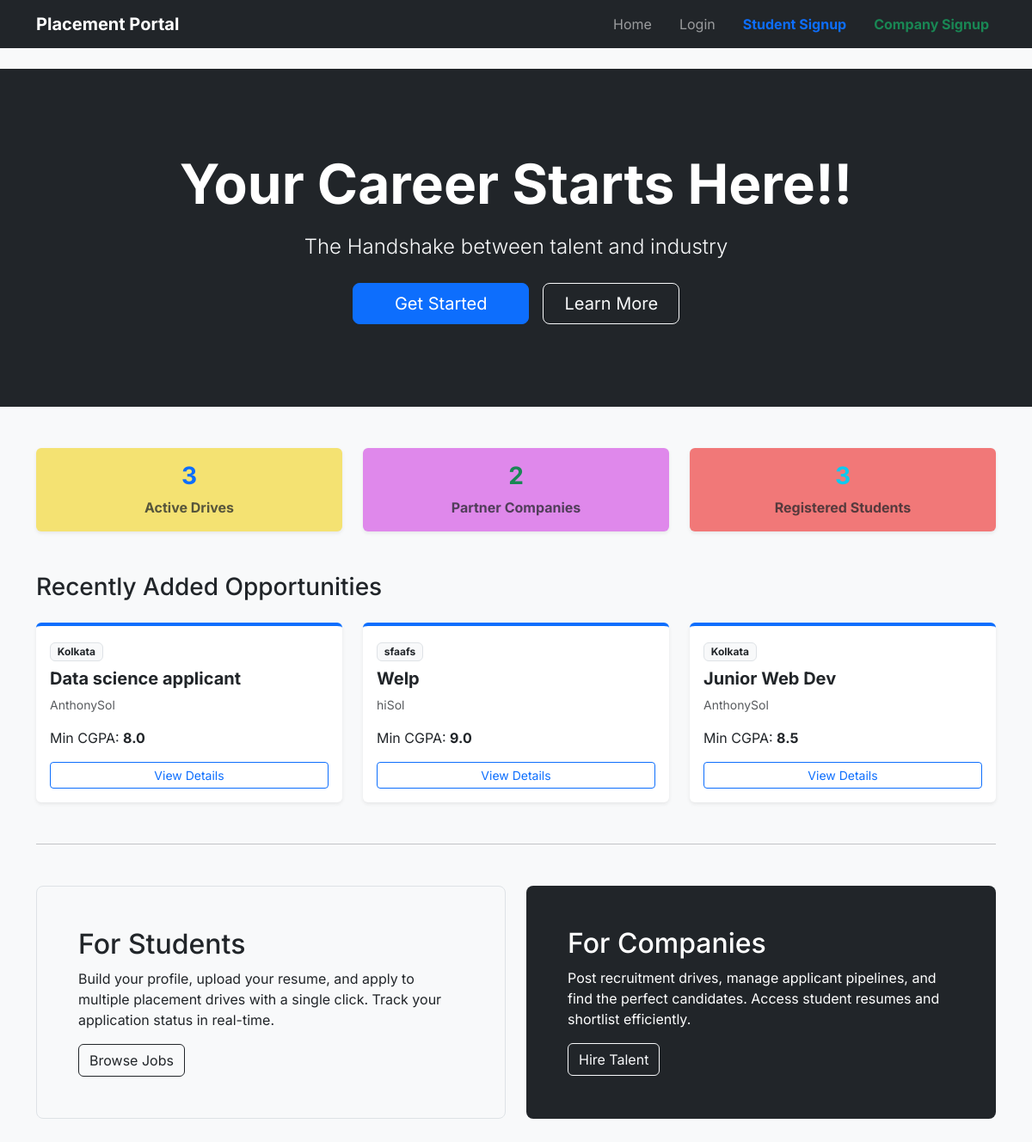
Before: / with the older database file.
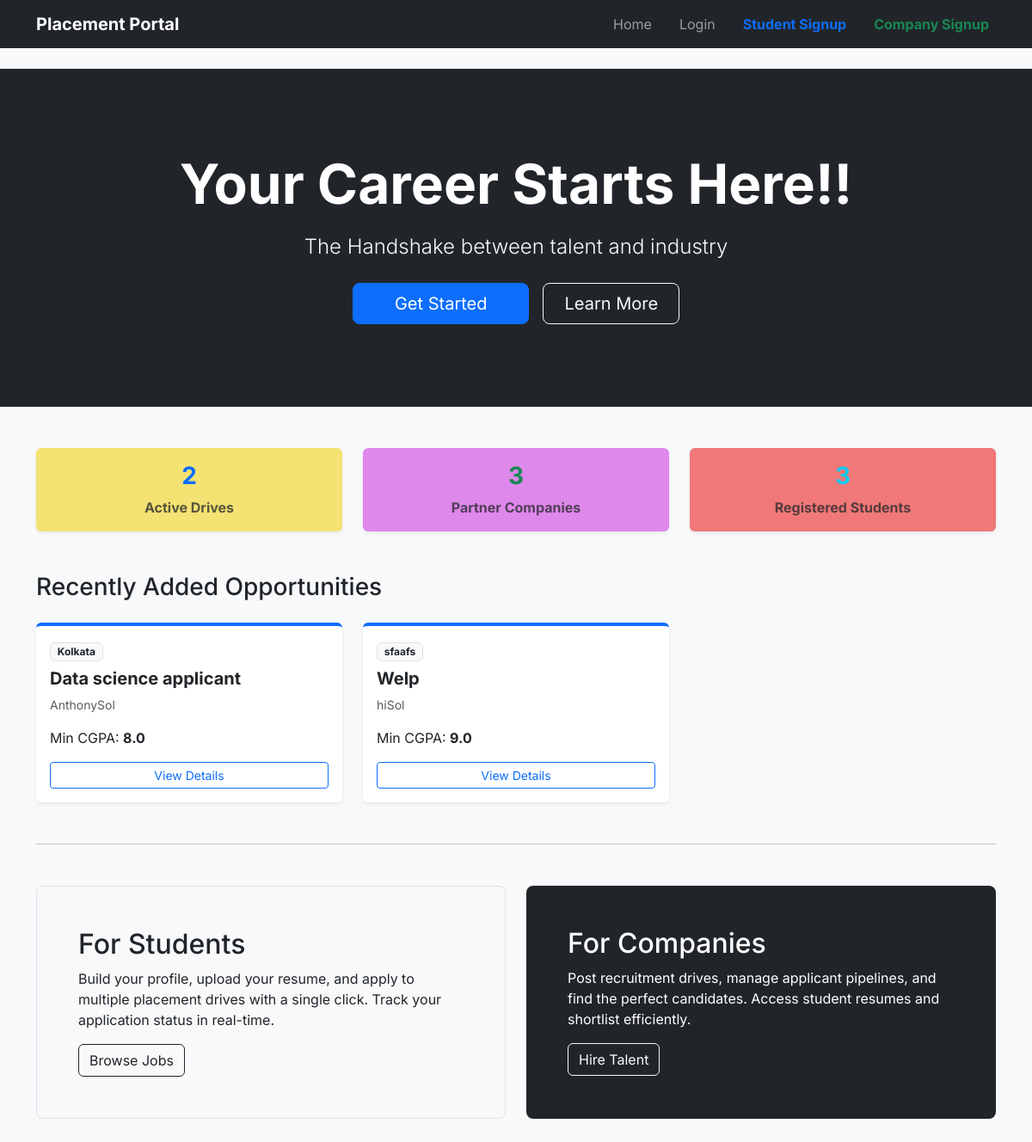
After: the same page with the newer database file.
### application/models.py (models this page shows)
class PlacementDrive(db.Model):
    __tablename__="placement_drives"
    id=db.Column(db.Integer(),primary_key=True)
    company_id=db.Column(db.Integer(),db.ForeignKey("companies.id"),nullable=False)
    job_title=db.Column(db.String(200),nullable=False)
    job_description=db.Column(db.Text(),nullable=False)
    job_location=db.Column(db.String(200),nullable=False)
    eligibility_CGPA=db.Column(db.Float(),nullable=False)
    eligibility_criteria_others=db.Column(db.Text(),nullable=True)
    deadline=db.Column(db.DateTime(),nullable=False)
    status=db.Column(db.String(30),default='Pending') #Pending, Approved, Denied or Closed. Will be done by Admin
    allowed_branches=db.Column(db.Text(),nullable=False)
    allowed_years=db.Column(db.Text(),nullable=False)
    created_at=db.Column(db.DateTime(),default=datetime.now)
    company=db.relationship("Company",back_populates="drives") #Child side
    applications=db.relationship("Application",back_populates="drive",cascade="all,delete-orphan") #Parent side

class Company(db.Model):
    __tablename__="companies"
    id=db.Column(db.Integer(),primary_key=True)
    user_id=db.Column(db.Integer(),db.ForeignKey("users.id"),nullable=False)
    company_name=db.Column(db.String(200),nullable=False)
    hr_name=db.Column(db.String(100),nullable=True)
    hr_contact=db.Column(db.String(100),nullable=True)
    website=db.Column(db.String(200),nullable=True)
    is_approved=db.Column(db.Boolean(),default=False) # Until Admin toggles this on the company wont be approved and wont be shown in dashboard
    user=db.relationship("User",back_populates="company") #Child side
    drives=db.relationship("PlacementDrive",back_populates="company",cascade="all,delete-orphan") #Parent side

### application/controllers.py (the view)
@app.route('/')
def index():
    stats={
        'active_drives':PlacementDrive.query.filter_by(status='Approved').count(),
        'companies':Company.query.count(),
        'students':Student.query.count(),
        'applications':Application.query.count()
    }
    featured_drives=PlacementDrive.query.filter_by(status='Approved').order_by(PlacementDrive.created_at.desc()).limit(3).all()
    return render_template('index.html',stats=stats,featured_drives=featured_drives)

### templates/index.html
{% extends 'base.html' %}
{% block content %}
<div class="bg-dark text-white py-5 mb-5">
    <div class="container py-5 text-center">
        <h1 class="display-3 fw-bold mb-3">Your Career Starts Here!!</h1>
        <p class="lead mb-4 fs-4 text-light">The Handshake between talent and industry</p>
        <div class="d-flex justify-content-center gap-3">
            <a href="{{ url_for('register_student') }}" class="btn btn-primary btn-lg px-5">Get Started</a>
            <a href="#about" class="btn btn-outline-light btn-lg px-4">Learn More</a>
        </div>
    </div>
</div>
<div class="container">
    <div class="row text-center mb-5 mt-n5">
        <div class="col-md-4">
            <div class="card shadow-sm border-0 py-3" style="background-color: rgb(244, 226, 114);">
                <h3 class="text-primary fw-bold">{{ stats.active_drives }}</h3>
                <p class="text-muted mb-0 fw-bold">Active Drives</p>
            </div>
        </div>
        <div class="col-md-4">
            <div class="card shadow-sm border-0 py-3" style="background-color: rgb(223, 136, 235);">
                <h3 class="text-success fw-bold">{{ stats.companies }}</h3>
                <p class="text-muted mb-0 fw-bold">Partner Companies</p>
            </div>
        </div>
        <div class="col-md-4">
            <div class="card shadow-sm border-0 py-3" style="background-color: rgb(241, 120, 120);">
                <h3 class="text-info fw-bold">{{ stats.students }}</h3>
                <p class="text-muted mb-0 fw-bold">Registered Students</p>
            </div>
        </div>
    </div>
    <div class="mb-5">
        <h3 class="mb-4">Recently Added Opportunities</h3>
        <div class="row g-4">
            {% for drive in featured_drives %}
            <div class="col-md-4">
                <div class="card h-100 shadow-sm border-0 border-top border-primary border-4">
                    <div class="card-body">
                        <span class="badge bg-light text-dark mb-2 border">{{ drive.job_location }}</span>
                        <h5 class="card-title fw-bold">{{ drive.job_title }}</h5>
                        <p class="text-muted small mb-3">{{ drive.company.company_name }}</p>
                        <p class="card-text text-truncate" style="max-width: 100%;">
                            Min CGPA: <strong>{{ drive.eligibility_CGPA }}</strong>
                        </p>
                        <a href="{{ url_for('view_drive', drive_id=drive.id) }}" class="btn btn-sm btn-outline-primary w-100">View Details</a>
                    </div>
                </div>
            </div>
            {% else %}
            <div class="col-12 text-center text-muted">
                <p>New opportunities are added every day...Stay tuned</p>
            </div>
            {% endfor %}
        </div>
    </div>
    <hr class="my-5">
    <div id="about" class="row g-4 mb-5">
        <div class="col-md-6">
            <div class="p-5 bg-light border rounded-3 h-100">
                <h2>For Students</h2>
                <p>Build your profile, upload your resume, and apply to multiple placement drives with a single click. Track your application status in real-time.</p>
                <a href="{{ url_for('login') }}" class="btn btn-outline-dark">Browse Jobs</a>
            </div>
        </div>
        <div class="col-md-6">
            <div class="p-5 text-white bg-dark rounded-3 h-100">
                <h2>For Companies</h2>
                <p>Post recruitment drives, manage applicant pipelines, and find the perfect candidates. Access student resumes and shortlist efficiently.</p>
                <a href="{{ url_for('register_company') }}" class="btn btn-outline-light">Hire Talent</a>
            </div>
        </div>
    </div>
</div>
{% endblock %}

Changed rows visible on the page:
no longer on this page (row edited): PlacementDrive: job_location "Kolkata", job_title "Junior Web Dev", company.company_name "AnthonySol", eligibility_CGPA "8.5"
Other visible differences:
{{ stats.active_drives }}: "3" → "2"
{{ stats.companies }}: "2" → "3"
